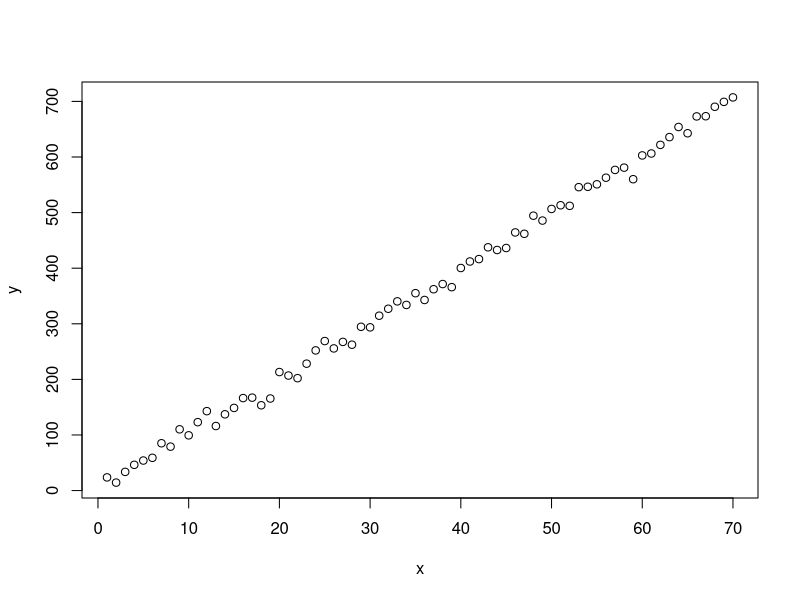
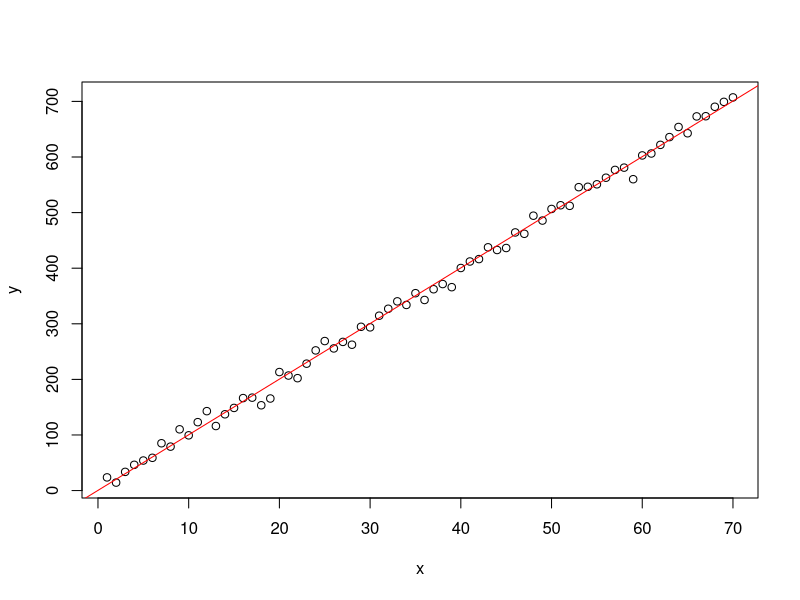

Write the R code that produced these figures, in order.
## ---- chunk 1
knitr::opts_chunk$set(
  collapse = TRUE,
  # warning = FALSE,
  # message = FALSE,
  comment = "#>",
  fig.path = "knitr-figs/",
  cache.path = if (knitr:::is_latex_output()) "knitr-cache-tex/" else "knitr-cache-docx/",
  fig.asp = 0.618,
  fig.width = 9,
  out.width = "6in",
  echo = TRUE,
  autodep = TRUE,
  cache = TRUE,
  # cache.comments = FALSE,
  dev = if (knitr:::is_latex_output()) "pdf" else "png",
  dpi = 200,
  fig.align = "center",
  fig.pos = "htb"
)
## ---- chunk 2
set.seed(42)
n <- 70 # sample size
x <- 1:n
y <- 10 * x + rnorm(n, 0, 10)
# y = 10*x^1.5 + rnorm(n, 0, 10)
n
## ---- chunk 3
# library(kableExtra)
library(dplyr)
library(xtable)
z <- 37
## ---- chunk 4
data <- tbl_df(cbind(x, y))
data
## ---- chunk 5
plot(x, y)
## ---- chunk 6
fit <- lm(y ~ x)
print(summary(fit))
## ---- chunk 7
plot(x, y)
abline(fit, col = "red")
